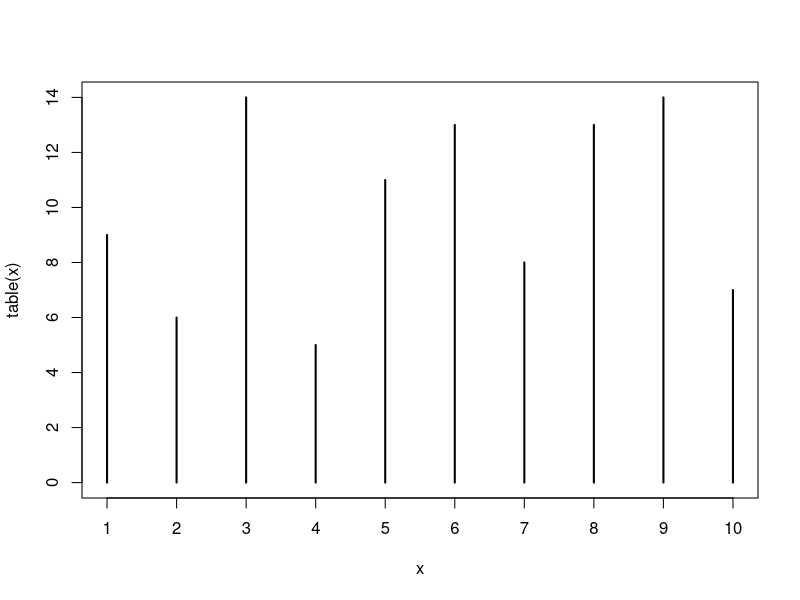
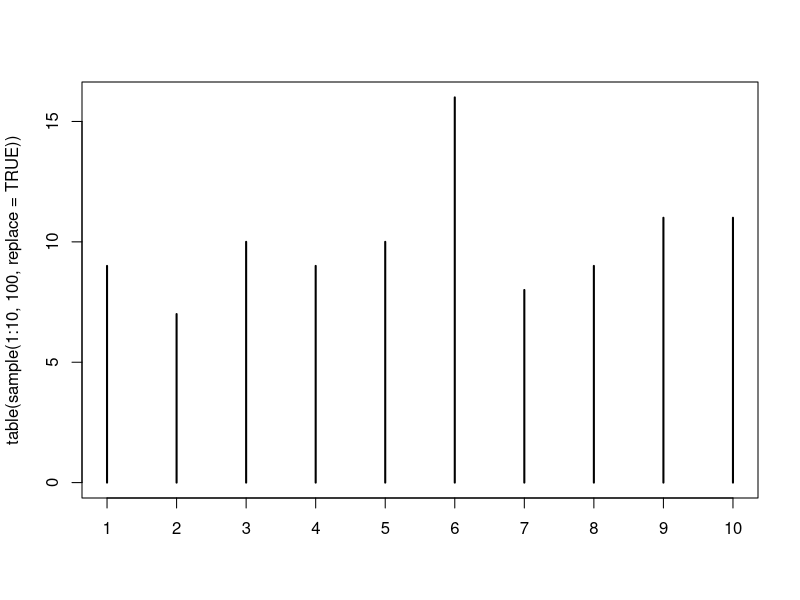
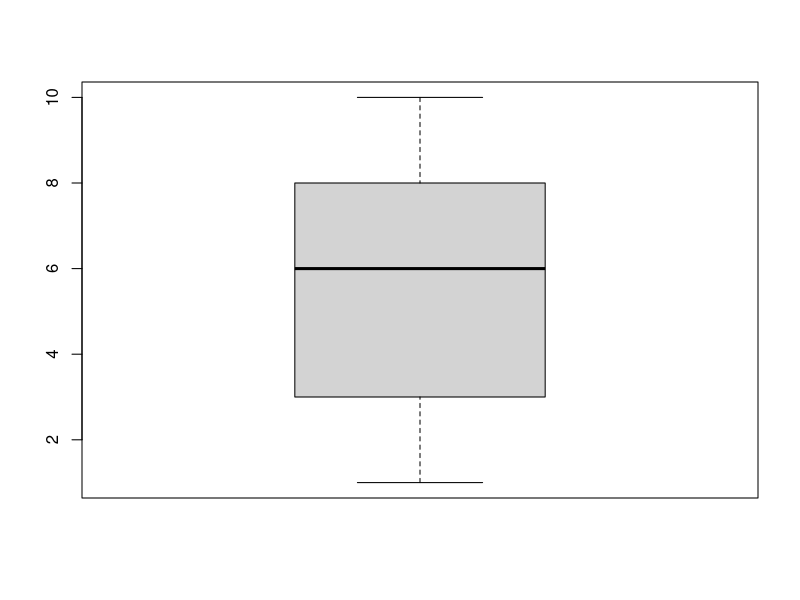
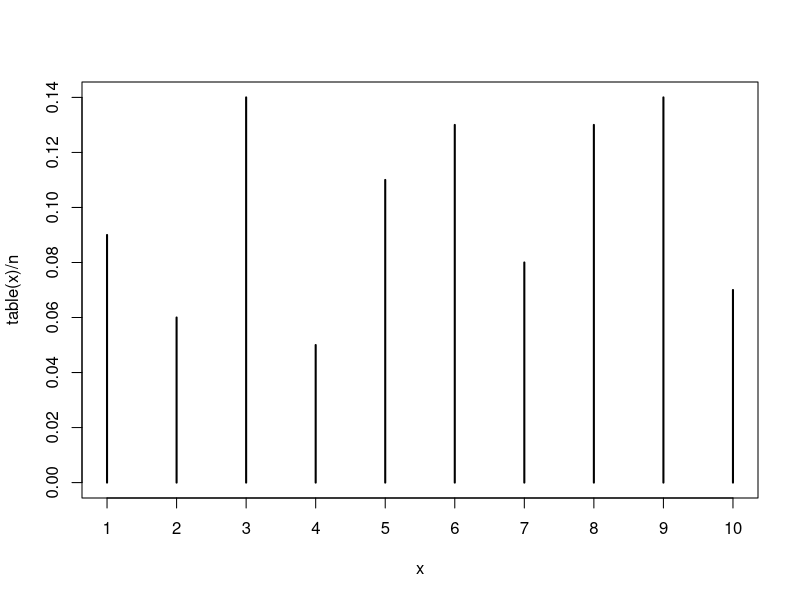
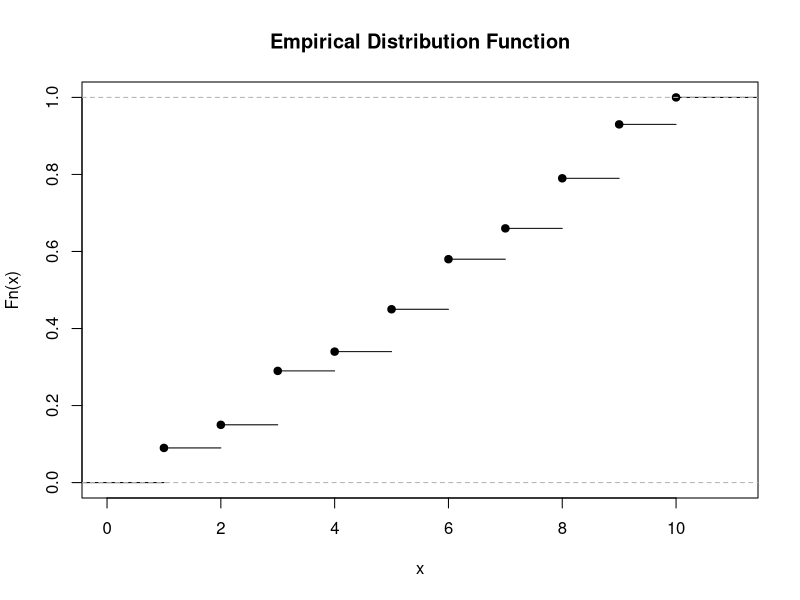
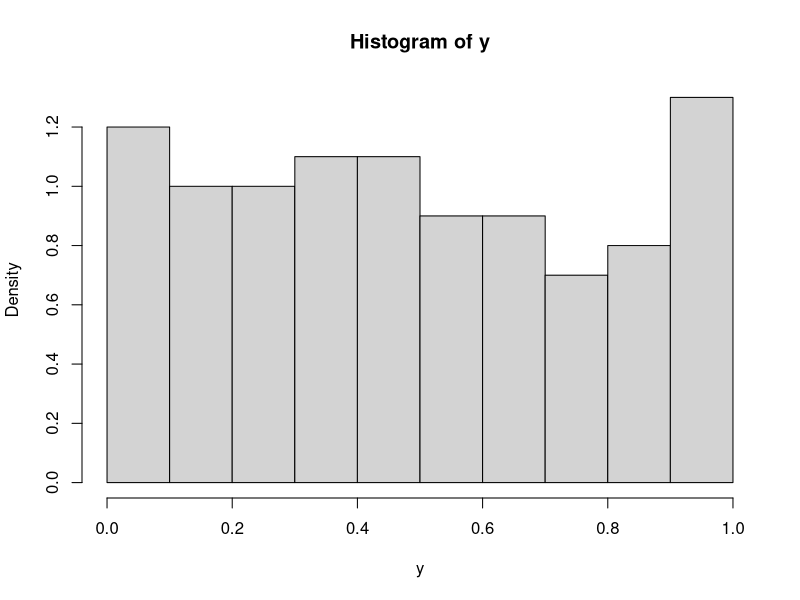
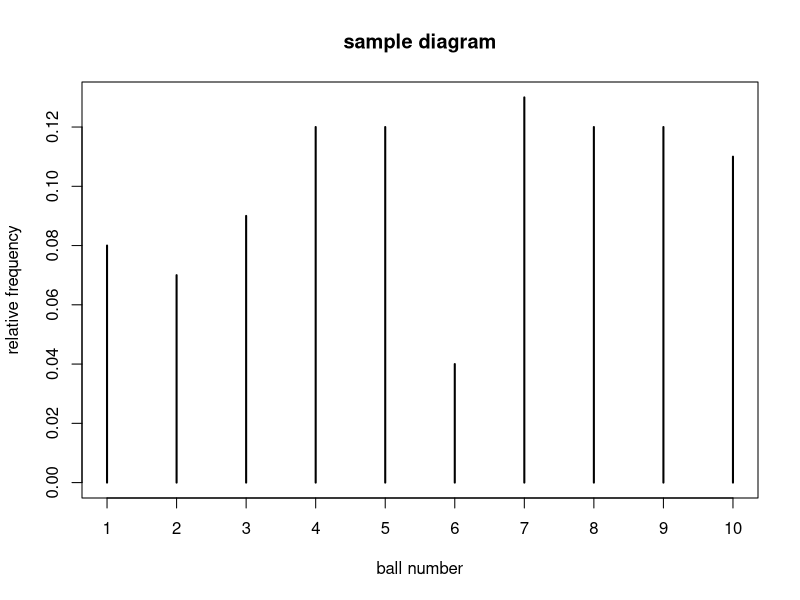
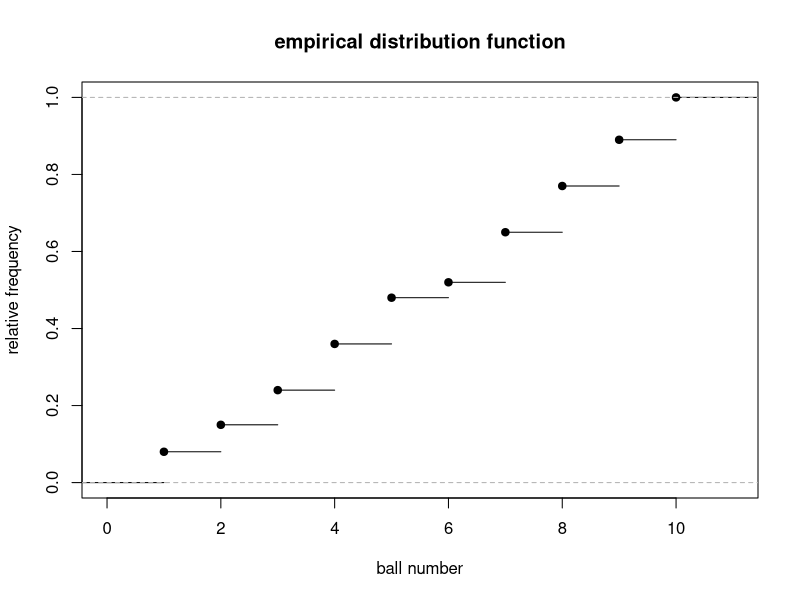

R code for these plots, in order:
# generate a sample and basic statistics
x <- sample(1:10, 100, replace = TRUE)
summary(x)
mean(x)
plot(table(x))

plot(table(sample(1:10, 100, replace = TRUE)))

median(x)
quantile(x)

var(x)   #s'2
sum((x - mean(x))^2) / 100   # s2
sum((x - mean(x))^2) / 99   # s'2

mean((x - mean(x))^2)   # s2
mean(x^2) - mean(x)^2   # s2

n <- 100
var(x) * (n - 1) / n

table(x)
boxplot(x)
plot(table(x) / n)

plot.ecdf(x, main = "Empirical Distribution Function")

fi <- table(x) / n
fi
sum(fi)
cumsum(fi)

y <- runif(100)   # sample of a continuous variable
table(y)   # wrong
summary(y)
hh <- hist(y, freq = FALSE)
hh


#slide 13 - Empirical distribution function
n <- 100
sample1 <- sample(10, size = n, replace = TRUE)
frel <- table(sample1) / n
plot(frel, xlab = "ball number", ylab = "relative frequency", main = "sample diagram")
plot.ecdf(sample1, xlab="ball number", ylab="relative frequency",main="empirical distribution function")

#slide 30 - Binomial distribution
n <- 10
p <- 0.5

x <- 0:n
fx <- dbinom(x,size=n,prob=p)
plot(x, fx, pch=20, type="p",main=paste("Bi(",n,",",p,")"))
lines(x,fx,type="h")

pbinom(3,size=n,prob=p)	#P(X<=3) = 0.171875
dbinom(3,size=n,prob=p)	#P(X=3) = 0.1171875
qbinom(0.171875,size=n,prob=p)


#slide 32 - Hypergeometric distribution
N <- 100
n <- 10
p <- 0.5

x <- 0:n
fx <- dhyper(x,m=N*p,n=N*(1-p),k=n)
plot(x, fx, pch=20, type="p",main=paste("H(",N,",",n,",",p,")"))
lines(x,fx,type="h")

phyper(3,m=N*p,n=N*(1-p),k=n)	#P(X<=3) = 0.15892
dhyper(3,m=N*p,n=N*(1-p),k=n)	#P(X=3) = 0.1130964
qhyper(0.15892,m=N*p,n=N*(1-p),k=n)



#slide 34 - Poisson distribution
l <- 1.5

x <- 0:10
fx <- dpois(x,lambda=l)
plot(x, fx, pch=20, type="p",main=paste("Po(",l,")"))
lines(x,fx,type="h")

ppois(3,lambda=l)	#P(X<=3) = 0.9343575
dpois(3,lambda=l)	#P(X=3) = 0.1255107
qpois(0.9343575,lambda=l)



#slide 38 - Normal distribution
miu <- 5
sigma2 <- 25; sigma <- sqrt(sigma2)

x <- seq(-4,4,by=0.01)*sigma + miu
fx <- dnorm(x,mean=miu,sd=sigma)
plot(x, fx, pch=20, type="l",main=paste("N(",miu,",",sigma2,")"))

pnorm(3,mean=miu,sd=sigma)	#P(X<=3) = 0.3445783
pnorm((3-miu)/sigma)	      #P(Z<=-0.4) = 0.3445783
qnorm(0.3445783,mean=miu,sd=sigma)


#slide 40 - Bivariate Normal distribution
library(mvtnorm)

mu <- c(0, 0)
#correlation = 0
Sigma <- matrix(c(1, 0, 0, 1), nrow = 2)
data1 <- rmvnorm(n = 1000, mean = mu, sigma = Sigma)
plot(data1, main = "Bivariate Normal data",
     xlab = "X", ylab = "Y", pch = 19, col = rgb(0, 0, 1, 0.3))

x <- seq(-4, 4, length = 100)
y <- seq(-4, 4, length = 100)
grid <- expand.grid(X = x, Y = y)
z <- matrix(dmvnorm(grid, mean = mu, sigma = Sigma), nrow = 100)

persp(x, y, z, col = "lightblue", zlab = "Density", main = "Bivariate Normal Distribution")

#correlation = 0.3
Sigma <- matrix(c(1, 0.3, 0.3, 1), nrow = 2)
data1 <- rmvnorm(n = 1000, mean = mu, sigma = Sigma)
plot(data1, main = "Bivariate Normal data",
     xlab = "X", ylab = "Y", pch = 19, col = rgb(0, 0, 1, 0.3))

z <- matrix(dmvnorm(grid, mean = mu, sigma = Sigma), nrow = 100)
persp(x, y, z, col = "lightblue", zlab = "Density", main = "Bivariate Normal")

#correlation = 0.8
Sigma <- matrix(c(1, 0.8, 0.8, 1), nrow = 2)
data1 <- rmvnorm(n = 1000, mean = mu, sigma = Sigma)
plot(data1, main = "Bivariate Normal data",
     xlab = "X", ylab = "Y", pch = 19, col = rgb(0, 0, 1, 0.3))

z <- matrix(dmvnorm(grid, mean = mu, sigma = Sigma), nrow = 100)
persp(x, y, z, col = "lightblue", zlab = "Density", main = "Bivariate Normal")


#slide 44 - Exponential distribution
lambda <- 2

x <- seq(0,5,by=0.01)
fx <- dexp(x,rate=lambda)
plot(x, fx, pch=20, type="l",main=paste("Exp(",lambda,")"))

Fx <- pexp(x,rate=lambda)
plot(x, Fx, pch=20, type="l",main=paste("Exp(",lambda,")"))

pexp(3,rate=lambda)	#P(X<=3) = 0.9975212
qexp(0.9975212,rate=lambda)


#slide 49 - problem 1
n <- 200
p <- 0.15
1 - pbinom(20, size = n, prob = p)  #exact probability

#slide 50 - problem 2
lb <- 120
ppois(129,lambda=lb)-ppois(100,lambda=lb)  #exact probability